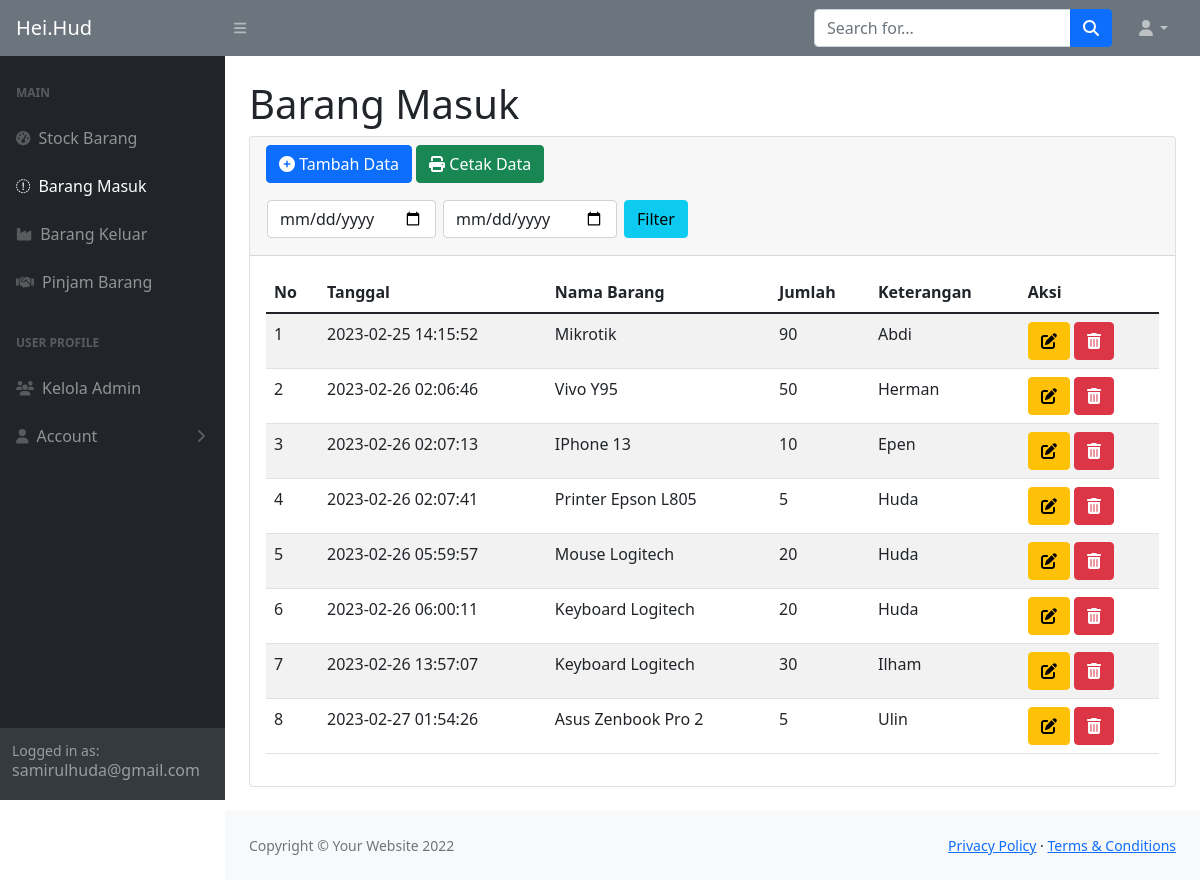
The page /masuk.php (signed in) on the database its author committed.
### tables this page shows
CREATE TABLE `masuk` (
  `idmasuk` int(11) NOT NULL,
  `idbarang` int(11) NOT NULL,
  `namabarang` varchar(50) NOT NULL,
  `tanggal` timestamp NOT NULL DEFAULT current_timestamp(),
  `keterangan` varchar(50) NOT NULL,
  `qty` int(11) NOT NULL
);

### masuk.php (the view, shortened to what this page needs)
<?php
require 'function.php';
$stockBarang = mysqli_query($conn, "SELECT * FROM masuk");
?>
<!DOCTYPE html>
<html lang="en">
    <head>
        <link href="https://cdn.jsdelivr.net/npm/simple-datatables@latest/dist/style.css" rel="stylesheet" />
        <link href="css/styles.css" rel="stylesheet" />
    </head>
    <body class="sb-nav-fixed">
        <nav class="sb-topnav navbar navbar-expand navbar-dark bg-secondary">
            <a class="navbar-brand ps-3" href="index.php">Hei.Hud</a>
            <button class="btn btn-link btn-sm order-1 order-lg-0 me-4 me-lg-0" id="sidebarToggle" href="#!"><i class="fas fa-bars"></i></button>
            <form class="d-none d-md-inline-block form-inline ms-auto me-0 me-md-3 my-2 my-md-0">
                <div class="input-group">
                    <input class="form-control" type="text" placeholder="Search for..." aria-label="Search for..." aria-describedby="btnNavbarSearch" />
                    <button class="btn btn-primary" id="btnNavbarSearch" type="button"><i class="fas fa-search"></i></button>
                </div>
            </form>
            <ul class="navbar-nav ms-auto ms-md-0 me-3 me-lg-4">
                <li class="nav-item dropdown">
                    <a class="nav-link dropdown-toggle" id="navbarDropdown" href="#" role="button" data-bs-toggle="dropdown" aria-expanded="false"><i class="fas fa-user fa-fw"></i></a>
                </li>
            </ul>
        </nav>
        <div id="layoutSidenav">
            <div id="layoutSidenav_nav">
                <nav class="sb-sidenav accordion sb-sidenav-dark" id="sidenavAccordion">
                    <div class="sb-sidenav-menu">
                        <div class="nav">
                        <div class="sb-sidenav-menu-heading">Main</div>
                            <a class="nav-link" href="index.php">
                                <div class="sb-nav-link-icon"><i class="fas fa-tachometer-alt"></i></div>
                                Stock Barang
                            </a>
                            <a class="nav-link active" href="masuk.php" >
                                <div class="sb-nav-link-icon"><i class="fa-sharp fa-solid fa-inbox"></i></div>
                                Barang Masuk
                            </a>
                            <a class="nav-link" href="keluar.php">
                                <div class="sb-nav-link-icon"><i class="fa-solid fa-industry"></i></div>
                                Barang Keluar
                            </a>
                            <a class="nav-link" href="pinjam.php">
                                <div class="sb-nav-link-icon"><i class="fa-solid fa-handshake"></i></i></div>
                                Pinjam Barang
                            </a>
                            <div class="sb-sidenav-menu-heading">User Profile</div>
                            <a class="nav-link" href="admin.php">
                                <div class="sb-nav-link-icon"><i class="fa-solid fa-users"></i></div>
                                Kelola Admin
                            </a>
                            <a class="nav-link collapsed" href="#" data-bs-toggle="collapse" data-bs-target="#collapseLayouts" aria-expanded="false" aria-controls="collapseLayouts">
                                <div class="sb-nav-link-icon"><i class="fa-solid fa-user"></i></div>
                                Account
                                <div class="sb-sidenav-collapse-arrow"><i class="fas fa-angle-down"></i></div>
                            </a>
                        </div>
                    </div>
                    <div class="sb-sidenav-footer">
                        <div class="small">Logged in as:</div>
                        <h6><?= $_SESSION['login']; ?></h6>
                    </div>
                </nav>
            </div>
            <div id="layoutSidenav_content">
                <main>
                    <div class="container-fluid px-4">
                        <h1 class="mt-4">Barang Masuk</h1>
                        <div class="card mb-4">
                            <div class="card-header">
                                <button type="button" class="btn btn-primary" data-bs-toggle="modal" data-bs-target="#staticBackdrop">
                                <i class="fa-solid fa-circle-plus"></i> Tambah Data
                                </button>
                                <a href="export_masuk.php" class="btn btn-success"><i class="fa-solid fa-print"></i> Cetak Data</a>
                                <br>
                                <div class="row mt-3 mb-2">
                                    <div class="col">
                                        <form method="post">
                                            <table>
                                                <tr>
                                                    <td><input type="date" name="tgl_mulai" class="form-control"></td>
                                                    <td><input type="date" name="tgl_selesai" class="form-control" style="margin-left: 5px;"></td>
                                                    <td><button type="submit" name="filter_tgl" class="btn btn-info" style="margin-left: 10px;">Filter</button></td>
                                                </tr>
                                            </table>
                                        </form>
                                    </div>
                                </div>
                            </div>
                            <div class="card-body">
                                <div class="table-responsive">
                                    <table id="datatablesSimple" class="table table-striped table-hover">
                                        <thead>
                                            <tr>
                                                <th>No</th>
                                                <th>Tanggal</th>
                                                <th>Nama Barang</th>
                                                <th>Jumlah</th>
                                                <th>Keterangan</th>
                                                <th>Aksi</th>
                                            </tr>
                                        </thead>
                                        <tbody>
                                            <?php $i = 1;?>
                                            <?php foreach($stockBarang as $row) : ?>
                                            <tr>
                                                <td><?= $i;?></td>
                                                <td><?= $row['tanggal']; ?></td>
                                                <td><?= $row['namabarang']; ?></td>
                                                <td><?= $row['qty']; ?></td>
                                                <td><?= $row['keterangan']; ?></td>
                                                <td>
                                                    <button type="button" class="btn btn-warning" data-bs-toggle="modal" data-bs-target="#edit<?= $row['idmasuk']; ?>">
                                                            <i class="fa-solid fa-pen-to-square"></i>
                                                    </button>
                                                    <button type="button" class="btn btn-danger" data-bs-toggle="modal" data-bs-target="#hapus<?= $row['idmasuk']; ?>">
                                                        <i class="fa-solid fa-trash-can"></i>
                                                    </button>
                                                </td>
                                            </tr>
                                            <?php $i++;?>
                                            <?php endforeach;?>
                                        </tbody>
                                    </table>
                                </div>
                            </div>
                        </div>
                    </div>
                </main>
                <footer class="py-4 bg-light mt-auto">
                    <div class="container-fluid px-4">
                        <div class="d-flex align-items-center justify-content-between small">
                            <div class="text-muted">Copyright &copy; Your Website 2022</div>
                            <div>
                                <a href="#">Privacy Policy</a>
                                &middot;
                                <a href="#">Terms &amp; Conditions</a>
                            </div>
                        </div>
                    </div>
                </footer>
            </div>
        </div>
    </body>
</html>

### rows shown on the page
masuk: tanggal "2023-02-25 14:15:52", namabarang "Mikrotik", qty "90", keterangan "Abdi"
masuk: tanggal "2023-02-26 02:06:46", namabarang "Vivo Y95", qty "50", keterangan "Herman"
masuk: tanggal "2023-02-26 02:07:13", namabarang "IPhone 13", qty "10", keterangan "Epen"
masuk: tanggal "2023-02-26 02:07:41", namabarang "Printer Epson L805", qty "5", keterangan "Huda"
masuk: tanggal "2023-02-26 05:59:57", namabarang "Mouse Logitech", qty "20", keterangan "Huda"
masuk: tanggal "2023-02-26 06:00:11", namabarang "Keyboard Logitech", qty "20", keterangan "Huda"
masuk: tanggal "2023-02-26 13:57:07", namabarang "Keyboard Logitech", qty "30", keterangan "Ilham"
masuk: tanggal "2023-02-27 01:54:26", namabarang "Asus Zenbook Pro 2", qty "5", keterangan "Ulin"

### other values the page prints
$_SESSION['login'] "samirulhuda@gmail.com"
